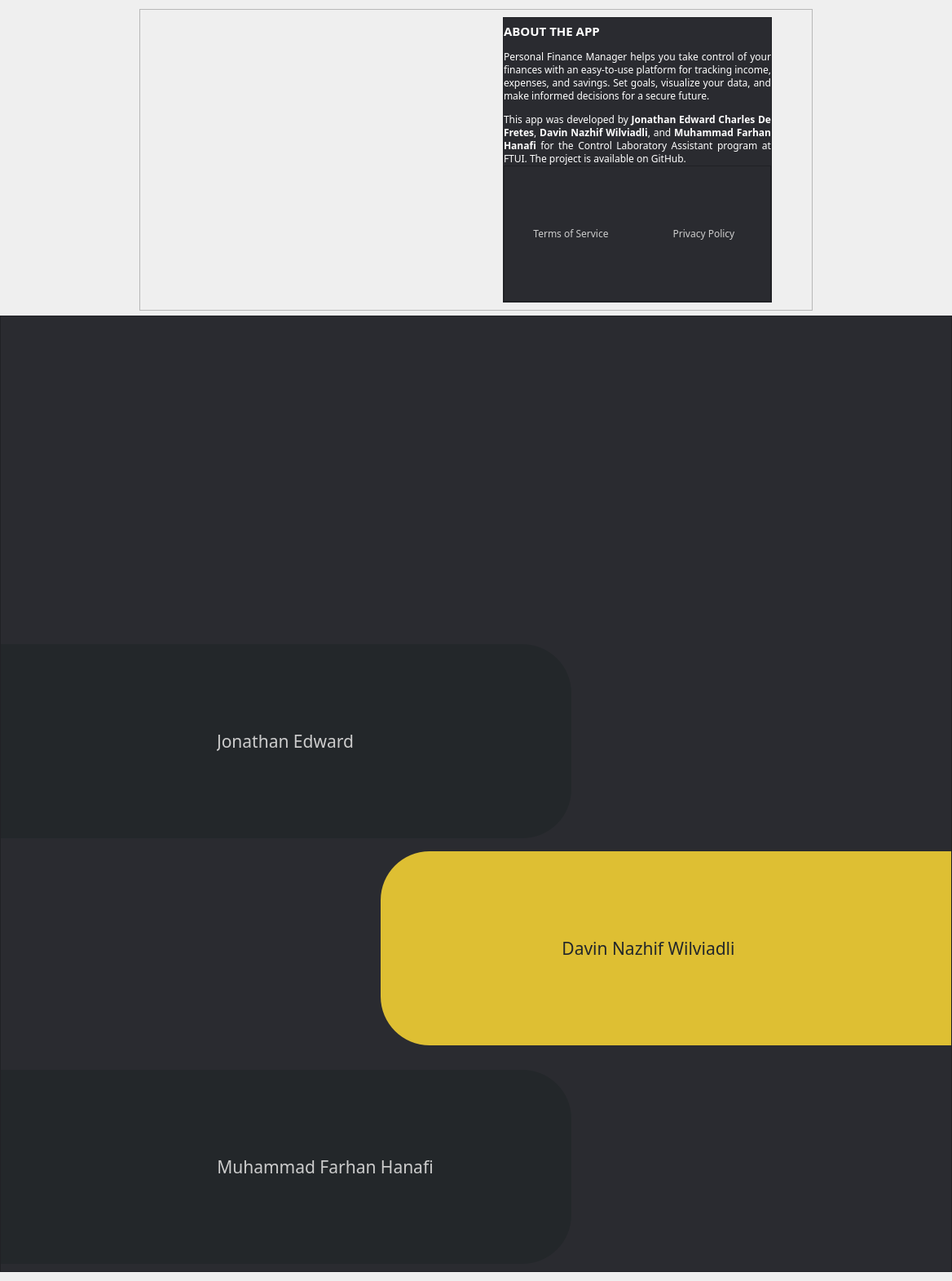
             <widget class="QWidget" name="scrollAreaWidgetContents_5">
              <property name="geometry">
               <rect>
                <x>0</x>
                <y>-613</y>
                <width>1168</width>
                <height>1571</height>
               </rect>
              </property>
              <property name="maximumSize">
               <size>
                <width>16777215</width>
                <height>16777215</height>
               </size>
              </property>
              <layout class="QVBoxLayout" name="verticalLayout_7">
               <property name="leftMargin">
                <number>0</number>
               </property>
               <property name="rightMargin">
                <number>0</number>
               </property>
               <item alignment="Qt::AlignHCenter|Qt::AlignVCenter">
                <widget class="QFrame" name="AB_aboutApp">
                 <property name="sizePolicy">
                  <sizepolicy hsizetype="Preferred" vsizetype="Preferred">
                   <horstretch>0</horstretch>
                   <verstretch>0</verstretch>
                  </sizepolicy>
                 </property>
                 <property name="maximumSize">
                  <size>
                   <width>16777215</width>
                   <height>16777215</height>
                  </size>
                 </property>
                 <property name="frameShape">
                  <enum>QFrame::StyledPanel</enum>
                 </property>
                 <property name="frameShadow">
                  <enum>QFrame::Raised</enum>
                 </property>
                 <layout class="QHBoxLayout" name="horizontalLayout_5">
                  <item>
                   <spacer name="horizontalSpacer_20">
                    <property name="orientation">
                     <enum>Qt::Horizontal</enum>
                    </property>
                    <property name="sizeType">
                     <enum>QSizePolicy::Fixed</enum>
                    </property>
                    <property name="sizeHint" stdset="0">
                     <size>
                      <width>40</width>
                      <height>20</height>
                     </size>
                    </property>
                   </spacer>
                  </item>
                  <item>
                   <widget class="QLabel" name="AB_appLogo">
                    <property name="minimumSize">
                     <size>
                      <width>350</width>
                      <height>350</height>
                     </size>
                    </property>
                    <property name="maximumSize">
                     <size>
                      <width>350</width>
                      <height>350</height>
                     </size>
                    </property>
                    <property name="styleSheet">
                     <string notr="true">background-color: none;</string>
                    </property>
                    <property name="text">
                     <string/>
                    </property>
                    <property name="pixmap">
                     <pixmap>../Assets/Frame 1.png</pixmap>
                    </property>
                    <property name="scaledContents">
                     <bool>true</bool>
                    </property>
                   </widget>
                  </item>
                  <item>
                   <spacer name="horizontalSpacer_19">
                    <property name="orientation">
                     <enum>Qt::Horizontal</enum>
                    </property>
                    <property name="sizeType">
                     <enum>QSizePolicy::Expanding</enum>
                    </property>
                    <property name="sizeHint" stdset="0">
                     <size>
                      <width>40</width>
                      <height>20</height>
                     </size>
                    </property>
                   </spacer>
                  </item>
                  <item>
                   <widget class="QFrame" name="frame_13">
                    <property name="styleSheet">
                     <string notr="true">	background-color:rgb(42,43,48);</string>
                    </property>
                    <property name="frameShape">
                     <enum>QFrame::StyledPanel</enum>
                    </property>
                    <property name="frameShadow">
                     <enum>QFrame::Raised</enum>
                    </property>
                    <layout class="QVBoxLayout" name="verticalLayout_32">
                     <property name="spacing">
                      <number>0</number>
                     </property>
                     <property name="leftMargin">
                      <number>0</number>
                     </property>
                     <property name="topMargin">
                      <number>5</number>
                     </property>
                     <property name="rightMargin">
                      <number>0</number>
                     </property>
                     <property name="bottomMargin">
                      <number>0</number>
                     </property>
                     <item>
                      <widget class="QLabel" name="AB_appDesc">
                       <property name="font">
                        <font>
                         <family>Poppins</family>
                        </font>
                       </property>
                       <property name="styleSheet">
                        <string notr="true"/>
                       </property>
                       <property name="text">
                        <string>&lt;html&gt;&lt;head/&gt;&lt;body&gt;&lt;p&gt;&lt;span style=&quot; font-size:11pt; font-weight:600; color:#ffffff;&quot;&gt;ABOUT THE APP&lt;/span&gt;&lt;/p&gt;&lt;p align=&quot;justify&quot;&gt;&lt;span style=&quot; font-size:9pt; color:#ffffff;&quot;&gt;Personal Finance Manager helps you take control of your finances with an easy-to-use platform for tracking income, expenses, and savings. Set goals, visualize your data, and make informed decisions for a secure future. &lt;/span&gt;&lt;/p&gt;&lt;p align=&quot;justify&quot;&gt;&lt;span style=&quot; font-size:9pt; color:#ffffff;&quot;&gt;This app was developed by &lt;/span&gt;&lt;span style=&quot; font-size:9pt; font-weight:600; color:#ffffff;&quot;&gt;Jonathan Edward Charles De Fretes&lt;/span&gt;&lt;span style=&quot; font-size:9pt; color:#ffffff;&quot;&gt;, &lt;/span&gt;&lt;span style=&quot; font-size:9pt; font-weight:600; color:#ffffff;&quot;&gt;Davin Nazhif Wilviadli&lt;/span&gt;&lt;span style=&quot; font-size:9pt; color:#ffffff;&quot;&gt;, and &lt;/span&gt;&lt;span style=&quot; font-size:9pt; font-weight:600; color:#ffffff;&quot;&gt;Muhammad Farhan Hanafi&lt;/span&gt;&lt;span style=&quot; font-size:9pt; color:#ffffff;&quot;&gt; for the Control Laboratory Assistant program at FTUI. The project is available on GitHub.&lt;/span&gt;&lt;/p&gt;&lt;/body&gt;&lt;/html&gt;</string>
                       </property>
                       <property name="wordWrap">
                        <bool>true</bool>
                       </property>
                      </widget>
                     </item>
                     <item>
                      <widget class="QFrame" name="linkFrame">
                       <property name="styleSheet">
                        <string notr="true">#linkFrame{
	background-color:rgb(42,43,48);
}
QPushButton{
	background-color:rgb(42,43,48);
	color:#CCCCCC;
	border-radius:15px;
	height:30px;
}
QPushButton:hover {
    text-decoration: underline;
}</string>
                       </property>
                       <property name="frameShape">
                        <enum>QFrame::StyledPanel</enum>
                       </property>
                       <property name="frameShadow">
                        <enum>QFrame::Raised</enum>
                       </property>
                       <layout class="QHBoxLayout" name="horizontalLayout_38">
                        <property name="spacing">
                         <number>0</number>
                        </property>
                        <property name="leftMargin">
                         <number>0</number>
                        </property>
                        <property name="topMargin">
                         <number>0</number>
                        </property>
                        <property name="rightMargin">
                         <number>0</number>
                        </property>
                        <property name="bottomMargin">
                         <number>0</number>
                        </property>
                        <item>
                         <widget class="QPushButton" name="AB_TOS">
                          <property name="font">
                           <font>
                            <family>Poppins</family>
                            <pointsize>9</pointsize>
                           </font>
                          </property>
                          <property name="text">
                           <string>Terms of Service</string>
                          </property>
                         </widget>
                        </item>
                        <item>
                         <widget class="QPushButton" name="AB_PP">
                          <property name="font">
                           <font>
                            <family>Poppins</family>
                            <pointsize>9</pointsize>
                           </font>
                          </property>
                          <property name="text">
                           <string>Privacy Policy</string>
                          </property>
                         </widget>
                        </item>
                       </layout>
                      </widget>
                     </item>
                    </layout>
                   </widget>
                  </item>
                  <item>
                   <spacer name="horizontalSpacer_21">
                    <property name="orientation">
                     <enum>Qt::Horizontal</enum>
                    </property>
                    <property name="sizeType">
                     <enum>QSizePolicy::Fixed</enum>
                    </property>
                    <property name="sizeHint" stdset="0">
                     <size>
                      <width>40</width>
                      <height>20</height>
                     </size>
                    </property>
                   </spacer>
                  </item>
                 </layout>
                </widget>
               </item>
               <item>
                <widget class="QFrame" name="frame_6">
                 <property name="styleSheet">
                  <string notr="true">background-color: rgb(42, 43, 48);</string>
                 </property>
                 <property name="frameShape">
                  <enum>QFrame::StyledPanel</enum>
                 </property>
                 <property name="frameShadow">
                  <enum>QFrame::Raised</enum>
                 </property>
                 <layout class="QVBoxLayout" name="verticalLayout_24">
                  <property name="leftMargin">
                   <number>0</number>
                  </property>
                  <property name="rightMargin">
                   <number>0</number>
                  </property>
                  <item alignment="Qt::AlignHCenter">
                   <widget class="QLabel" name="AB_banner">
                    <property name="minimumSize">
                     <size>
                      <width>877</width>
                      <height>347</height>
                     </size>
                    </property>
                    <property name="maximumSize">
                     <size>
                      <width>877</width>
                      <height>347</height>
                     </size>
                    </property>
                    <property name="styleSheet">
                     <string notr="true"/>
                    </property>
                    <property name="text">
                     <string/>
                    </property>
                    <property name="pixmap">
                     <pixmap>../Assets/Group 1.png</pixmap>
                    </property>
                    <property name="scaledContents">
                     <bool>true</bool>
                    </property>
                   </widget>
                  </item>
                  <item>
                   <spacer name="verticalSpacer_11">
                    <property name="orientation">
                     <enum>Qt::Vertical</enum>
                    </property>
                    <property name="sizeType">
                     <enum>QSizePolicy::Fixed</enum>
                    </property>
                    <property name="sizeHint" stdset="0">
                     <size>
                      <width>20</width>
                      <height>40</height>
                     </size>
                    </property>
                   </spacer>
                  </item>
                  <item alignment="Qt::AlignLeft">
                   <widget class="QFrame" name="jojoFrame">
                    <property name="minimumSize">
                     <size>
                      <width>700</width>
                      <height>0</height>
                     </size>
                    </property>
                    <property name="styleSheet">
                     <string notr="true">QFrame {
background-color:#23272A;
    border-top-right-radius: 60px; /* Top-right corner rounded */
    border-bottom-right-radius: 60px; /* Bottom-right corner rounded */
    padding: 10px; /* Optional padding */
}</string>
                    </property>
                    <property name="frameShape">
                     <enum>QFrame::StyledPanel</enum>
                    </property>
                    <property name="frameShadow">
                     <enum>QFrame::Raised</enum>
                    </property>
                    <layout class="QHBoxLayout" name="horizontalLayout_22">
                     <item>
                      <widget class="QLabel" name="AB_papJojo">
                       <property name="minimumSize">
                        <size>
                         <width>200</width>
                         <height>200</height>
                        </size>
                       </property>
                       <property name="maximumSize">
                        <size>
                         <width>200</width>
                         <height>200</height>
                        </size>
                       </property>
                       <property name="styleSheet">
                        <string notr="true">padding:10px;</string>
                       </property>
                       <property name="text">
                        <string/>
                       </property>
                       <property name="pixmap">
                        <pixmap>../Assets/pap/Jojo.png</pixmap>
                       </property>
                       <property name="scaledContents">
                        <bool>true</bool>
                       </property>
                      </widget>
                     </item>
                     <item>
                      <spacer name="horizontalSpacer_30">
                       <property name="orientation">
                        <enum>Qt::Horizontal</enum>
                       </property>
                       <property name="sizeType">
                        <enum>QSizePolicy::Fixed</enum>
                       </property>
                       <property name="sizeHint" stdset="0">
                        <size>
                         <width>40</width>
                         <height>20</height>
                        </size>
                       </property>
                      </spacer>
                     </item>
                     <item alignment="Qt::AlignLeft">
                      <widget class="QPushButton" name="AB_namaJojo">
                       <property name="font">
                        <font>
                         <family>Poppins</family>
                         <pointsize>16</pointsize>
                        </font>
                       </property>
                       <property name="styleSheet">
                        <string notr="true">background-color:#23272A;
color:#CCCCCC;
border-radius:15px;
height:30px;
</string>
                       </property>
                       <property name="text">
                        <string>Jonathan Edward</string>
                       </property>
                      </widget>
                     </item>
                    </layout>
                   </widget>
                  </item>
                  <item>
                   <spacer name="verticalSpacer_19">
                    <property name="orientation">
                     <enum>Qt::Vertical</enum>
                    </property>
                    <property name="sizeType">
                     <enum>QSizePolicy::Fixed</enum>
                    </property>
                    <property name="sizeHint" stdset="0">
                     <size>
                      <width>5</width>
                      <height>10</height>
                     </size>
                    </property>
                   </spacer>
                  </item>
                  <item alignment="Qt::AlignRight">
                   <widget class="QFrame" name="davinFrame">
                    <property name="minimumSize">
                     <size>
                      <width>700</width>
                      <height>0</height>
                     </size>
                    </property>
                    <property name="styleSheet">
                     <string notr="true">QFrame {
background-color: rgb(222, 191, 51);
    border-top-left-radius: 60px; /* Top-right corner rounded */
    border-bottom-left-radius: 60px; /* Bottom-right corner rounded */
    padding: 10px; /* Optional padding */
}</string>
                    </property>
                    <property name="frameShape">
                     <enum>QFrame::StyledPanel</enum>
                    </property>
                    <property name="frameShadow">
                     <enum>QFrame::Raised</enum>
                    </property>
                    <layout class="QHBoxLayout" name="horizontalLayout_23">
                     <item alignment="Qt::AlignRight">
                      <widget class="QPushButton" name="AB_namaDavin">
                       <property name="font">
                        <font>
                         <family>Poppins</family>
                         <pointsize>16</pointsize>
                        </font>
                       </property>
                       <property name="styleSheet">
                        <string notr="true">	background-color:rgb(222, 191, 51);
	color:#23272A;
	border-radius:15px;
	height:30px;</string>
                       </property>
                       <property name="text">
                        <string>Davin Nazhif Wilviadli</string>
                       </property>
                      </widget>
                     </item>
                     <item>
                      <spacer name="horizontalSpacer_47">
                       <property name="orientation">
                        <enum>Qt::Horizontal</enum>
                       </property>
                       <property name="sizeType">
                        <enum>QSizePolicy::Fixed</enum>
                       </property>
                       <property name="sizeHint" stdset="0">
                        <size>
                         <width>40</width>
                         <height>20</height>
                        </size>
                       </property>
                      </spacer>
                     </item>
                     <item>
                      <widget class="QLabel" name="AB_papDavin">
                       <property name="minimumSize">
                        <size>
                         <width>200</width>
                         <height>200</height>
                        </size>
                       </property>
                       <property name="maximumSize">
                        <size>
                         <width>200</width>
                         <height>200</height>
                        </size>
                       </property>
                       <property name="styleSheet">
                        <string notr="true">padding:10px;</string>
                       </property>
                       <property name="text">
                        <string/>
                       </property>
                       <property name="pixmap">
                        <pixmap>../Assets/pap/Davin.png</pixmap>
                       </property>
                       <property name="scaledContents">
                        <bool>true</bool>
                       </property>
                       <property name="alignment">
                        <set>Qt::AlignRight|Qt::AlignTrailing|Qt::AlignVCenter</set>
                       </property>
                      </widget>
                     </item>
                    </layout>
                   </widget>
                  </item>
                  <item>
                   <spacer name="verticalSpacer_20">
                    <property name="orientation">
                     <enum>Qt::Vertical</enum>
                    </property>
                    <property name="sizeHint" stdset="0">
                     <size>
                      <width>20</width>
                      <height>10</height>
                     </size>
                    </property>
                   </spacer>
                  </item>
                  <item alignment="Qt::AlignLeft">
                   <widget class="QFrame" name="farhanFrame">
                    <property name="minimumSize">
                     <size>
                      <width>700</width>
                      <height>0</height>
                     </size>
                    </property>
                    <property name="styleSheet">
                     <string notr="true">QFrame {
background-color:#23272A;
    border-top-right-radius: 60px; /* Top-right corner rounded */
    border-bottom-right-radius: 60px; /* Bottom-right corner rounded */
    padding: 10px; /* Optional padding */
}</string>
                    </property>
                    <property name="frameShape">
                     <enum>QFrame::StyledPanel</enum>
                    </property>
                    <property name="frameShadow">
                     <enum>QFrame::Raised</enum>
                    </property>
                    <layout class="QHBoxLayout" name="horizontalLayout_24">
                     <item>
                      <widget class="QLabel" name="AB_papFarhan">
                       <property name="minimumSize">
                        <size>
                         <width>200</width>
                         <height>200</height>
                        </size>
                       </property>
                       <property name="maximumSize">
                        <size>
                         <width>200</width>
                         <height>200</height>
                        </size>
                       </property>
                       <property name="styleSheet">
                        <string notr="true">padding:10px;</string>
                       </property>
                       <property name="text">
                        <string/>
                       </property>
                       <property name="pixmap">
                        <pixmap>../Assets/pap/farhan.png</pixmap>
                       </property>
                       <property name="scaledContents">
                        <bool>true</bool>
                       </property>
                      </widget>
                     </item>
                     <item>
                      <spacer name="horizontalSpacer_48">
                       <property name="orientation">
                        <enum>Qt::Horizontal</enum>
                       </property>
                       <property name="sizeType">
                        <enum>QSizePolicy::Fixed</enum>
                       </property>
                       <property name="sizeHint" stdset="0">
                        <size>
                         <width>40</width>
                         <height>20</height>
                        </size>
                       </property>
                      </spacer>
                     </item>
                     <item alignment="Qt::AlignLeft">
                      <widget class="QPushButton" name="AB_namaFarhan">
                       <property name="font">
                        <font>
                         <family>Poppins</family>
                         <pointsize>16</pointsize>
                        </font>
                       </property>
                       <property name="styleSheet">
                        <string notr="true">background-color:#23272A;
	color:#CCCCCC;
	border-radius:15px;
	height:30px;</string>
                       </property>
                       <property name="text">
                        <string>Muhammad Farhan Hanafi</string>
                       </property>
                      </widget>
                     </item>
                    </layout>
                   </widget>
                  </item>
                 </layout>
                </widget>
               </item>
              </layout>
             </widget>
